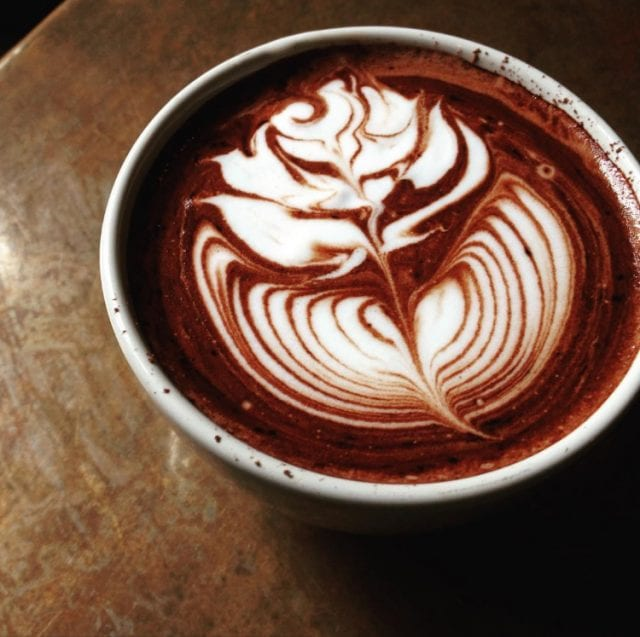
#> input picture Fotos/ejemplo.jpg, 640 x 637 px
$ python spaces.py
#> lines starting #> are read from the running program, lines starting #| are printed output that depends on the picture
import cv2 as cv
import matplotlib.pyplot as plt

def rescaleFrame(frame, scale = 0.7):
#> called with scale = 0.7
    width = int(frame.shape[1] * scale)
#> width = 448
    height = int(frame.shape[0] * scale)
#> height = 445
    dimensions = (width, height)
#> dimensions = (448, 445)

    return cv.resize(frame, dimensions, interpolation=cv.INTER_AREA)

img = rescaleFrame(cv.imread('./Fotos/ejemplo.jpg'))


gray = cv.cvtColor(img, cv.COLOR_BGR2GRAY)
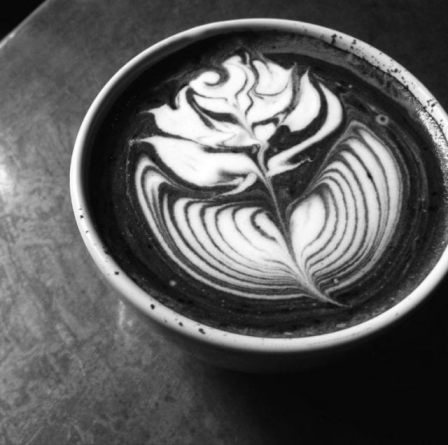
#> gray: shape (445, 448); min 4, max 255, mean 92.3
cv.imshow('Gray', gray)

hsv = cv.cvtColor(img, cv.COLOR_BGR2HSV)
#> hsv: shape (445, 448, 3); mean H, S, V 18.7, 121.3, 116.4
cv.imshow('Hsv', hsv)

lab = cv.cvtColor(img, cv.COLOR_BGR2LAB)
#> lab: shape (445, 448, 3); mean of channels 0, 1, 2 96.7, 139.5, 143.4
cv.imshow('LAB', lab)

rgb = cv.cvtColor(img, cv.COLOR_BGR2RGB)
cv.imshow('rgb', rgb)

hsv_bgr = cv.cvtColor(hsv, cv.COLOR_HSV2BGR)
cv.imshow('hsv a bgr', hsv_bgr)

lab_bgr = cv.cvtColor(lab, cv.COLOR_LAB2BGR)
cv.imshow('lab a bgr', lab_bgr)

# plt.imshow(rgb)
# plt.show()

cv.waitKey(0)
